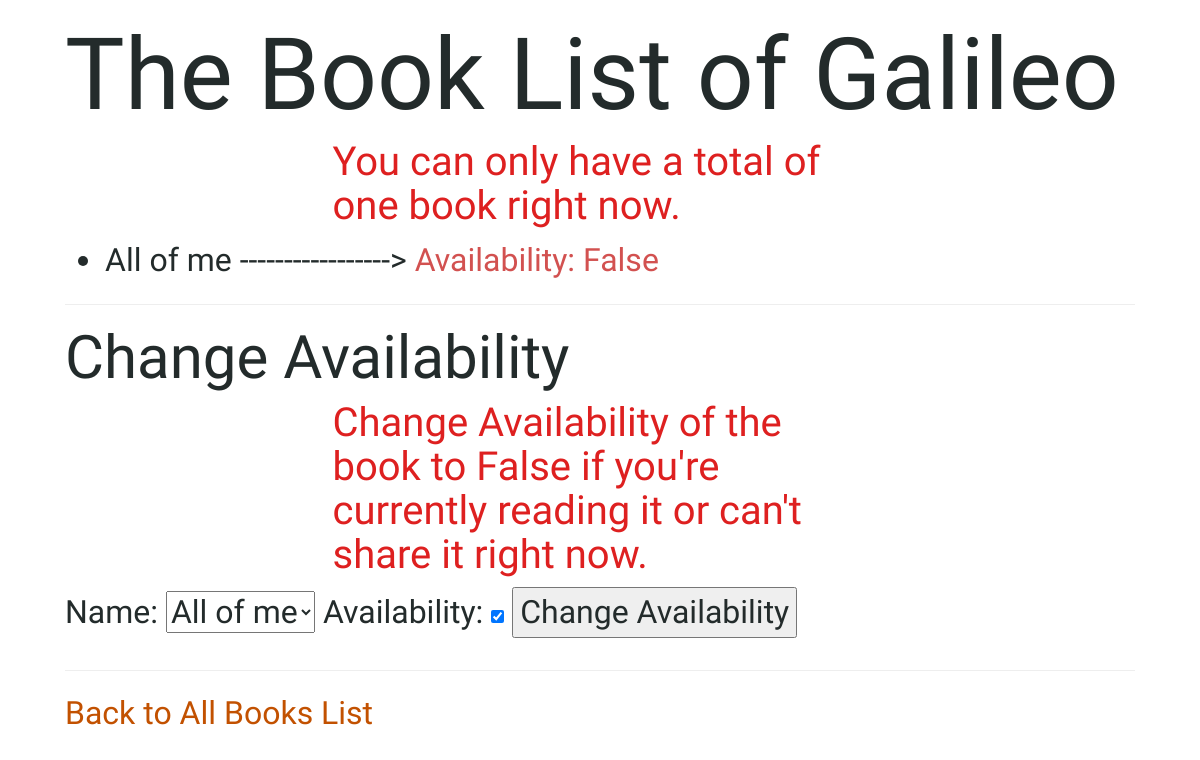
Before: /person/24/yourbooks with the older database file.
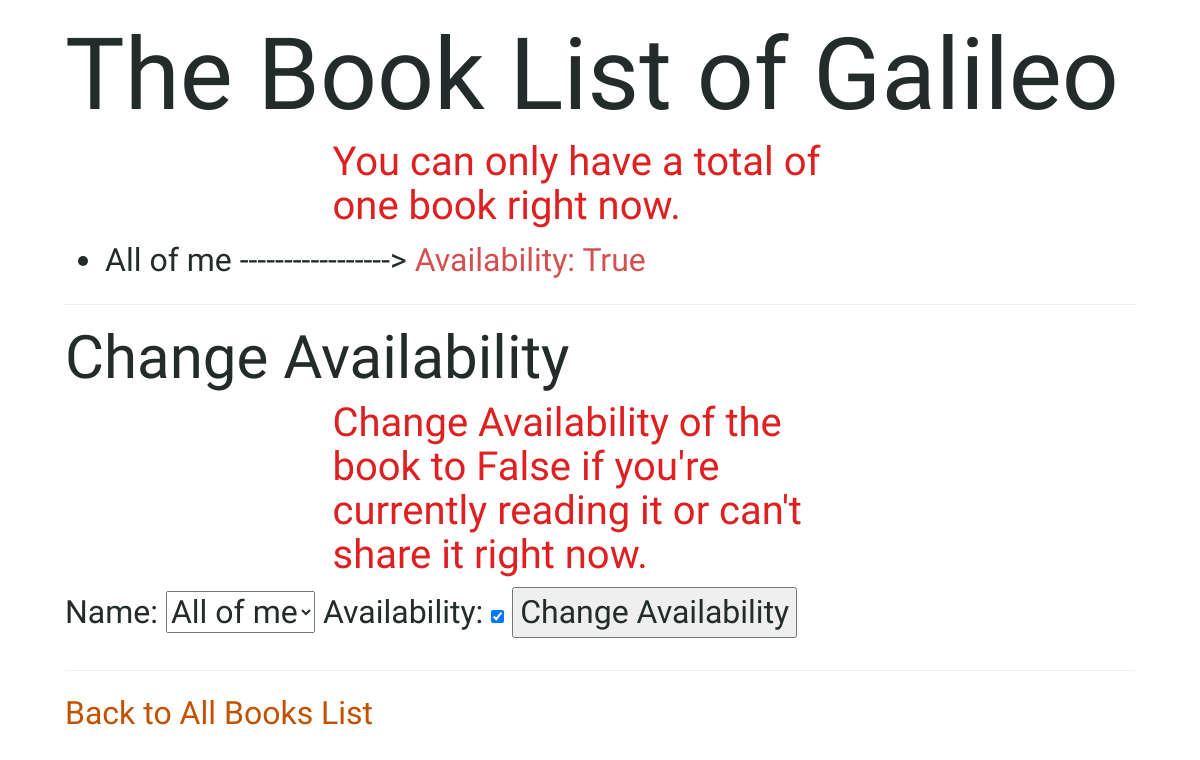
After: the same page with the newer database file.
### books/models.py (models this page shows)
class Book(models.Model):
    name = models.CharField(max_length=20, default="Invisible Book")
    summary = models.TextField(max_length=100, null=True)
    owner = models.ForeignKey(Person, on_delete=models.CASCADE, related_name="books", null=True)
    available = models.BooleanField(default=True)
    def __str__(self):
        return f"{self.name}"

### books/views.py (the view)
# urls.py: path('person/<int:person_id>/yourbooks', views.yourbooks, name='yourbooks'),
def yourbooks(request, person_id):
	try:
		person = Person.objects.get(pk=person_id)
	except Person.DoesNotExist:
		raise Http404("Person does not exist.")
	context = {
		"person": person,
		"books": person.books.all(),
	}
	return render(request, "books/yourbooks.html", context)

### books/templates/books/yourbooks.html (shortened to what this page needs)
{% extends "books/base.html" %}
{% block body %}
	<h1>The Book List of {{ person.name }} </h1>
	<h4 class="error center">You can only have a total of one book right now.</h4>
    <ul>
        {% for book in books %}
            <li> {{ book }}  -----------------> <span class="available">Availability: {{ book.available }}</span> </li>
        {% empty %}
            <li> No Books added yet.</li>
        {% endfor %}
    </ul>
    <hr>
    <h2>Change Availability</h2>
	<h4 class="error center">Change Availability of the book to False if you're currently reading it or can't share it right now.</h4>
	<form action="{% url 'changebookavailability' person.id %}" method="post">
		Name: <select name="book_id">
			{% for book in books %}
				<option value="{{ book.id }}"> {{ book }} </option>
			{% empty %}
				<option value="null" class="error"> No books.</option>
			{% endfor %}
		</select>
        Availability: <input type="checkbox" name="available" checked>
		<input type="submit" value="Change Availability">
	</form>
	<hr>
	<a href="{% url 'index' %}">Back to All Books List</a>
{% endblock %}

Changed rows visible on the page:
changed Book "All of me": available "False" → "True"
